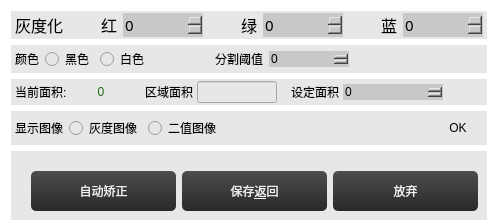
          <widget class="QWidget" name="widget_10" native="true">
           <property name="styleSheet">
            <string notr="true">background-color: rgb(255, 255, 255);</string>
           </property>
           <layout class="QVBoxLayout" name="verticalLayout_7">
            <property name="bottomMargin">
             <number>4</number>
            </property>
            <item>
             <widget class="QWidget" name="widget_14" native="true">
              <property name="styleSheet">
               <string notr="true">background-color: rgb(231, 231, 231);</string>
              </property>
              <layout class="QHBoxLayout" name="horizontalLayout_4">
               <property name="spacing">
                <number>6</number>
               </property>
               <property name="leftMargin">
                <number>4</number>
               </property>
               <property name="topMargin">
                <number>2</number>
               </property>
               <property name="rightMargin">
                <number>4</number>
               </property>
               <property name="bottomMargin">
                <number>2</number>
               </property>
               <item>
                <widget class="QLabel" name="label_3">
                 <property name="font">
                  <font>
                   <family>微软雅黑</family>
                   <pointsize>12</pointsize>
                  </font>
                 </property>
                 <property name="text">
                  <string>灰度化</string>
                 </property>
                </widget>
               </item>
               <item>
                <widget class="QLabel" name="label_4">
                 <property name="font">
                  <font>
                   <family>微软雅黑</family>
                   <pointsize>12</pointsize>
                  </font>
                 </property>
                 <property name="text">
                  <string>红</string>
                 </property>
                 <property name="alignment">
                  <set>Qt::AlignRight|Qt::AlignTrailing|Qt::AlignVCenter</set>
                 </property>
                </widget>
               </item>
               <item>
                <widget class="QSpinBox" name="spinBoxR">
                 <property name="minimumSize">
                  <size>
                   <width>80</width>
                   <height>0</height>
                  </size>
                 </property>
                 <property name="maximumSize">
                  <size>
                   <width>80</width>
                   <height>16777215</height>
                  </size>
                 </property>
                 <property name="font">
                  <font>
                   <family>微软雅黑</family>
                   <pointsize>11</pointsize>
                   <weight>50</weight>
                   <italic>false</italic>
                   <bold>false</bold>
                  </font>
                 </property>
                 <property name="styleSheet">
                  <string notr="true">
QSpinBox
{
	
	font: 11pt &quot;微软雅黑&quot;;
	border-width:1;border-style:none;
	border-color:rgb(255, 255, 255);
	background-color: rgb(200, 200, 200);
	color::rgb(255,255, 0);

}
QSpinBox::down-button
{   
	
	background-color: rgb(200, 200, 200);
	subcontrol-origin:border;
    subcontrol-position:left;
    image: url(:/左normal.png);
    width: 20px;
    height: 30px; ;
}
QSpinBox::up-button
{
board:none;
	background-color: rgb(200, 200, 200);
	subcontrol-origin:border;
    subcontrol-position:right;
    image: url(:/右normal.png);
    width: 20px;
    height: 30px;       
}

QSpinBox::up-button:pressed
{
board:none;
background-color: rgb(103, 103, 103);
	subcontrol-origin:border;
    subcontrol-position:right;
    image: url(:/右press.png);
    width: 20px;
    height: 30px;      
}
QSpinBox::down-button:pressed
{
board:none;
background-color: rgb(103, 103, 103);
	subcontrol-origin:border;
    subcontrol-position:left;
    image: url(:/左press.png);
    width: 20px;
    height: 30px; 
}
</string>
                 </property>
                 <property name="maximum">
                  <number>1000</number>
                 </property>
                </widget>
               </item>
               <item>
                <widget class="QLabel" name="label_5">
                 <property name="font">
                  <font>
                   <family>微软雅黑</family>
                   <pointsize>12</pointsize>
                  </font>
                 </property>
                 <property name="text">
                  <string>绿</string>
                 </property>
                 <property name="alignment">
                  <set>Qt::AlignRight|Qt::AlignTrailing|Qt::AlignVCenter</set>
                 </property>
                </widget>
               </item>
               <item>
                <widget class="QSpinBox" name="spinBoxG">
                 <property name="minimumSize">
                  <size>
                   <width>80</width>
                   <height>0</height>
                  </size>
                 </property>
                 <property name="maximumSize">
                  <size>
                   <width>80</width>
                   <height>16777215</height>
                  </size>
                 </property>
                 <property name="font">
                  <font>
                   <family>微软雅黑</family>
                   <pointsize>11</pointsize>
                   <weight>50</weight>
                   <italic>false</italic>
                   <bold>false</bold>
                  </font>
                 </property>
                 <property name="styleSheet">
                  <string notr="true">
QSpinBox
{
	
	font: 11pt &quot;微软雅黑&quot;;
	border-width:1;border-style:none;
	border-color:rgb(255, 255, 255);
	background-color: rgb(200, 200, 200);
	color::rgb(255,255, 0);

}
QSpinBox::down-button
{   
	
	background-color: rgb(200, 200, 200);
	subcontrol-origin:border;
    subcontrol-position:left;
    image: url(:/左normal.png);
    width: 20px;
    height: 30px; ;
}
QSpinBox::up-button
{
board:none;
	background-color: rgb(200, 200, 200);
	subcontrol-origin:border;
    subcontrol-position:right;
    image: url(:/右normal.png);
    width: 20px;
    height: 30px;       
}

QSpinBox::up-button:pressed
{
board:none;
background-color: rgb(103, 103, 103);
	subcontrol-origin:border;
    subcontrol-position:right;
    image: url(:/右press.png);
    width: 20px;
    height: 30px;      
}
QSpinBox::down-button:pressed
{
board:none;
background-color: rgb(103, 103, 103);
	subcontrol-origin:border;
    subcontrol-position:left;
    image: url(:/左press.png);
    width: 20px;
    height: 30px; 
}
</string>
                 </property>
                 <property name="maximum">
                  <number>1000</number>
                 </property>
                </widget>
               </item>
               <item>
                <widget class="QLabel" name="label_8">
                 <property name="font">
                  <font>
                   <family>微软雅黑</family>
                   <pointsize>12</pointsize>
                  </font>
                 </property>
                 <property name="text">
                  <string>蓝</string>
                 </property>
                 <property name="alignment">
                  <set>Qt::AlignRight|Qt::AlignTrailing|Qt::AlignVCenter</set>
                 </property>
                </widget>
               </item>
               <item>
                <widget class="QSpinBox" name="spinBoxB">
                 <property name="minimumSize">
                  <size>
                   <width>80</width>
                   <height>0</height>
                  </size>
                 </property>
                 <property name="maximumSize">
                  <size>
                   <width>80</width>
                   <height>16777215</height>
                  </size>
                 </property>
                 <property name="font">
                  <font>
                   <family>微软雅黑</family>
                   <pointsize>11</pointsize>
                   <weight>50</weight>
                   <italic>false</italic>
                   <bold>false</bold>
                  </font>
                 </property>
                 <property name="styleSheet">
                  <string notr="true">
QSpinBox
{
	
	font: 11pt &quot;微软雅黑&quot;;
	border-width:1;border-style:none;
	border-color:rgb(255, 255, 255);
	background-color: rgb(200, 200, 200);
	color::rgb(255,255, 0);

}
QSpinBox::down-button
{   
	
	background-color: rgb(200, 200, 200);
	subcontrol-origin:border;
    subcontrol-position:left;
    image: url(:/左normal.png);
    width: 20px;
    height: 30px; ;
}
QSpinBox::up-button
{
board:none;
	background-color: rgb(200, 200, 200);
	subcontrol-origin:border;
    subcontrol-position:right;
    image: url(:/右normal.png);
    width: 20px;
    height: 30px;       
}

QSpinBox::up-button:pressed
{
board:none;
background-color: rgb(103, 103, 103);
	subcontrol-origin:border;
    subcontrol-position:right;
    image: url(:/右press.png);
    width: 20px;
    height: 30px;      
}
QSpinBox::down-button:pressed
{
board:none;
background-color: rgb(103, 103, 103);
	subcontrol-origin:border;
    subcontrol-position:left;
    image: url(:/左press.png);
    width: 20px;
    height: 30px; 
}

</string>
                 </property>
                 <property name="maximum">
                  <number>1000</number>
                 </property>
                </widget>
               </item>
              </layout>
             </widget>
            </item>
            <item>
             <widget class="QWidget" name="widget_13" native="true">
              <property name="styleSheet">
               <string notr="true">background-color: rgb(231, 231, 231);</string>
              </property>
              <layout class="QHBoxLayout" name="horizontalLayout_5">
               <property name="spacing">
                <number>6</number>
               </property>
               <property name="leftMargin">
                <number>4</number>
               </property>
               <property name="topMargin">
                <number>2</number>
               </property>
               <property name="rightMargin">
                <number>4</number>
               </property>
               <property name="bottomMargin">
                <number>2</number>
               </property>
               <item>
                <widget class="QLabel" name="label_9">
                 <property name="styleSheet">
                  <string notr="true">font: 11pt &quot;微软雅黑&quot;;</string>
                 </property>
                 <property name="text">
                  <string>颜色</string>
                 </property>
                </widget>
               </item>
               <item>
                <widget class="QRadioButton" name="radioBtnIsBlackBlob">
                 <property name="styleSheet">
                  <string notr="true">font: 11pt &quot;微软雅黑&quot;;</string>
                 </property>
                 <property name="text">
                  <string>黑色</string>
                 </property>
                </widget>
               </item>
               <item>
                <widget class="QRadioButton" name="radioBtnIsWhiteBlob">
                 <property name="styleSheet">
                  <string notr="true">font: 11pt &quot;微软雅黑&quot;;</string>
                 </property>
                 <property name="text">
                  <string>白色</string>
                 </property>
                </widget>
               </item>
               <item>
                <spacer name="horizontalSpacer">
                 <property name="orientation">
                  <enum>Qt::Horizontal</enum>
                 </property>
                 <property name="sizeType">
                  <enum>QSizePolicy::Fixed</enum>
                 </property>
                 <property name="sizeHint" stdset="0">
                  <size>
                   <width>60</width>
                   <height>20</height>
                  </size>
                 </property>
                </spacer>
               </item>
               <item>
                <widget class="QLabel" name="label_10">
                 <property name="styleSheet">
                  <string notr="true">font: 11pt &quot;微软雅黑&quot;;</string>
                 </property>
                 <property name="text">
                  <string>分割阈值</string>
                 </property>
                </widget>
               </item>
               <item>
                <widget class="KSpinBoxKb" name="spinBoxBinThresh">
                 <property name="minimumSize">
                  <size>
                   <width>80</width>
                   <height>0</height>
                  </size>
                 </property>
                 <property name="maximumSize">
                  <size>
                   <width>80</width>
                   <height>16777215</height>
                  </size>
                 </property>
                 <property name="styleSheet">
                  <string notr="true">
QSpinBox
{
	
	font: 11pt &quot;微软雅黑&quot;;
	border-width:1;border-style:none;
	border-color:rgb(255, 255, 255);
	background-color: rgb(200, 200, 200);
	color::rgb(255,255, 0);

}
QSpinBox::down-button
{   
	
	background-color: rgb(200, 200, 200);
	subcontrol-origin:border;
    subcontrol-position:left;
    image: url(:/左normal.png);
    width: 20px;
    height: 30px; ;
}
QSpinBox::up-button
{
board:none;
	background-color: rgb(200, 200, 200);
	subcontrol-origin:border;
    subcontrol-position:right;
    image: url(:/右normal.png);
    width: 20px;
    height: 30px;       
}

QSpinBox::up-button:pressed
{
board:none;
background-color: rgb(103, 103, 103);
	subcontrol-origin:border;
    subcontrol-position:right;
    image: url(:/右press.png);
    width: 20px;
    height: 30px;      
}
QSpinBox::down-button:pressed
{
board:none;
background-color: rgb(103, 103, 103);
	subcontrol-origin:border;
    subcontrol-position:left;
    image: url(:/左press.png);
    width: 20px;
    height: 30px; 
}
</string>
                 </property>
                 <property name="maximum">
                  <number>255</number>
                 </property>
                </widget>
               </item>
               <item>
                <spacer name="horizontalSpacer_4">
                 <property name="orientation">
                  <enum>Qt::Horizontal</enum>
                 </property>
                 <property name="sizeHint" stdset="0">
                  <size>
                   <width>40</width>
                   <height>20</height>
                  </size>
                 </property>
                </spacer>
               </item>
              </layout>
             </widget>
            </item>
            <item>
             <widget class="QWidget" name="widget_12" native="true">
              <property name="styleSheet">
               <string notr="true">background-color: rgb(231, 231, 231);</string>
              </property>
              <layout class="QHBoxLayout" name="horizontalLayout_6">
               <property name="spacing">
                <number>4</number>
               </property>
               <property name="leftMargin">
                <number>4</number>
               </property>
               <property name="topMargin">
                <number>2</number>
               </property>
               <property name="rightMargin">
                <number>4</number>
               </property>
               <property name="bottomMargin">
                <number>2</number>
               </property>
               <item>
                <widget class="QLabel" name="label_11">
                 <property name="styleSheet">
                  <string notr="true">font: 11pt &quot;微软雅黑&quot;;</string>
                 </property>
                 <property name="text">
                  <string>当前面积:</string>
                 </property>
                </widget>
               </item>
               <item>
                <widget class="QLabel" name="labelCalArea">
                 <property name="minimumSize">
                  <size>
                   <width>60</width>
                   <height>0</height>
                  </size>
                 </property>
                 <property name="styleSheet">
                  <string notr="true">font: 11pt &quot;微软雅黑&quot;;
color: rgb(24, 107, 14);</string>
                 </property>
                 <property name="text">
                  <string>0</string>
                 </property>
                 <property name="alignment">
                  <set>Qt::AlignCenter</set>
                 </property>
                </widget>
               </item>
               <item>
                <spacer name="horizontalSpacer_6">
                 <property name="orientation">
                  <enum>Qt::Horizontal</enum>
                 </property>
                 <property name="sizeType">
                  <enum>QSizePolicy::Fixed</enum>
                 </property>
                 <property name="sizeHint" stdset="0">
                  <size>
                   <width>10</width>
                   <height>20</height>
                  </size>
                 </property>
                </spacer>
               </item>
               <item>
                <widget class="QLabel" name="label_12">
                 <property name="styleSheet">
                  <string notr="true">font: 11pt &quot;微软雅黑&quot;;</string>
                 </property>
                 <property name="text">
                  <string>区域面积</string>
                 </property>
                </widget>
               </item>
               <item>
                <widget class="QLineEdit" name="lineEditImageArea">
                 <property name="minimumSize">
                  <size>
                   <width>80</width>
                   <height>0</height>
                  </size>
                 </property>
                 <property name="maximumSize">
                  <size>
                   <width>80</width>
                   <height>16777215</height>
                  </size>
                 </property>
                 <property name="styleSheet">
                  <string notr="true">font: 11pt &quot;微软雅黑&quot;;</string>
                 </property>
                </widget>
               </item>
               <item>
                <spacer name="horizontalSpacer_5">
                 <property name="orientation">
                  <enum>Qt::Horizontal</enum>
                 </property>
                 <property name="sizeType">
                  <enum>QSizePolicy::Fixed</enum>
                 </property>
                 <property name="sizeHint" stdset="0">
                  <size>
                   <width>10</width>
                   <height>20</height>
                  </size>
                 </property>
                </spacer>
               </item>
               <item>
                <widget class="QLabel" name="label_13">
                 <property name="styleSheet">
                  <string notr="true">font: 11pt &quot;微软雅黑&quot;;</string>
                 </property>
                 <property name="text">
                  <string>设定面积</string>
                 </property>
                </widget>
               </item>
               <item>
                <widget class="KSpinBoxKb" name="spinBoxMinArea">
                 <property name="minimumSize">
                  <size>
                   <width>100</width>
                   <height>0</height>
                  </size>
                 </property>
                 <property name="maximumSize">
                  <size>
                   <width>100</width>
                   <height>16777215</height>
                  </size>
                 </property>
                 <property name="styleSheet">
                  <string notr="true">
QSpinBox
{
	
	font: 12pt &quot;微软雅黑&quot;;
	border-width:1;border-style:none;
	border-color:rgb(255, 255, 255);
	background-color: rgb(200, 200, 200);
	color::rgb(255,255, 0);

}
QSpinBox::down-button
{   
	
	background-color: rgb(200, 200, 200);
	subcontrol-origin:border;
    subcontrol-position:left;
    image: url(:/左normal.png);
    width: 20px;
    height: 30px; ;
}
QSpinBox::up-button
{
board:none;
	background-color: rgb(200, 200, 200);
	subcontrol-origin:border;
    subcontrol-position:right;
    image: url(:/右normal.png);
    width: 20px;
    height: 30px;       
}

QSpinBox::up-button:pressed
{
board:none;
background-color: rgb(103, 103, 103);
	subcontrol-origin:border;
    subcontrol-position:right;
    image: url(:/右press.png);
    width: 20px;
    height: 30px;      
}
QSpinBox::down-button:pressed
{
board:none;
background-color: rgb(103, 103, 103);
	subcontrol-origin:border;
    subcontrol-position:left;
    image: url(:/左press.png);
    width: 20px;
    height: 30px; 
}
</string>
                 </property>
                 <property name="maximum">
                  <number>1000000</number>
                 </property>
                </widget>
               </item>
               <item>
                <spacer name="horizontalSpacer_7">
                 <property name="orientation">
                  <enum>Qt::Horizontal</enum>
                 </property>
                 <property name="sizeHint" stdset="0">
                  <size>
                   <width>40</width>
                   <height>20</height>
                  </size>
                 </property>
                </spacer>
               </item>
              </layout>
             </widget>
            </item>
            <item>
             <widget class="QWidget" name="widget_11" native="true">
              <property name="styleSheet">
               <string notr="true">background-color: rgb(231, 231, 231);</string>
              </property>
              <layout class="QHBoxLayout" name="horizontalLayout_7">
               <property name="spacing">
                <number>6</number>
               </property>
               <property name="leftMargin">
                <number>4</number>
               </property>
               <property name="topMargin">
                <number>2</number>
               </property>
               <property name="rightMargin">
                <number>4</number>
               </property>
               <property name="bottomMargin">
                <number>2</number>
               </property>
               <item>
                <widget class="QLabel" name="label_14">
                 <property name="styleSheet">
                  <string notr="true">font: 11pt &quot;微软雅黑&quot;;</string>
                 </property>
                 <property name="text">
                  <string>显示图像</string>
                 </property>
                </widget>
               </item>
               <item>
                <widget class="QRadioButton" name="radioBtnGray">
                 <property name="styleSheet">
                  <string notr="true">font: 11pt &quot;微软雅黑&quot;;</string>
                 </property>
                 <property name="text">
                  <string>灰度图像</string>
                 </property>
                </widget>
               </item>
               <item>
                <widget class="QRadioButton" name="radioBtnBin">
                 <property name="styleSheet">
                  <string notr="true">font: 11pt &quot;微软雅黑&quot;;</string>
                 </property>
                 <property name="text">
                  <string>二值图像</string>
                 </property>
                </widget>
               </item>
               <item>
                <spacer name="horizontalSpacer_3">
                 <property name="orientation">
                  <enum>Qt::Horizontal</enum>
                 </property>
                 <property name="sizeHint" stdset="0">
                  <size>
                   <width>40</width>
                   <height>20</height>
                  </size>
                 </property>
                </spacer>
               </item>
               <item>
                <widget class="QLabel" name="labelResult">
                 <property name="minimumSize">
                  <size>
                   <width>50</width>
                   <height>30</height>
                  </size>
                 </property>
                 <property name="maximumSize">
                  <size>
                   <width>50</width>
                   <height>30</height>
                  </size>
                 </property>
                 <property name="autoFillBackground">
                  <bool>false</bool>
                 </property>
                 <property name="styleSheet">
                  <string notr="true">font: 11pt &quot;微软雅黑&quot;;</string>
                 </property>
                 <property name="text">
                  <string>OK</string>
                 </property>
                 <property name="alignment">
                  <set>Qt::AlignCenter</set>
                 </property>
                </widget>
               </item>
              </layout>
             </widget>
            </item>
            <item>
             <widget class="QWidget" name="widget_15" native="true">
              <property name="styleSheet">
               <string notr="true">background-color: rgb(231, 231, 231);</string>
              </property>
              <layout class="QHBoxLayout" name="horizontalLayout_8">
               <property name="leftMargin">
                <number>20</number>
               </property>
               <property name="topMargin">
                <number>20</number>
               </property>
               <item>
                <widget class="QPushButton" name="pushBtnAutoCalc">
                 <property name="minimumSize">
                  <size>
                   <width>0</width>
                   <height>30</height>
                  </size>
                 </property>
                 <property name="styleSheet">
                  <string notr="true">QPushButton{
	border-style: none;
	border: 0px;
	color: #F0F0F0;
	padding: 5px;	
	min-height: 30px;
	border-radius:5px;
	font: 11pt &quot;微软雅黑&quot;;
	background: qlineargradient(spread:pad, x1:0, y1:0, x2:0, y2:1, stop:0 #4D4D4D, stop:1 #292929); 
}

QPushButton[focusPolicy=&quot;0&quot;] {
	border-style: none;
	border: 0px;
	color: #F0F0F0;
	padding: 0px;	
	min-height: 30px;
	border-radius:3px;
	background: qlineargradient(spread:pad, x1:0, y1:0, x2:0, y2:1, stop:0 #4D4D4D, stop:1 #292929); 
}

QPushButton:hover{ 
	background: qlineargradient(spread:pad, x1:0, y1:0, x2:0, y2:1, stop:0 #636363, stop:1 #575757);
}

QPushButton:pressed{ 
	background: qlineargradient(spread:pad, x1:0, y1:0, x2:0, y2:1, stop:0 #4D4D4D, stop:1 #292929);
}</string>
                 </property>
                 <property name="text">
                  <string>自动矫正</string>
                 </property>
                </widget>
               </item>
               <item>
                <widget class="QPushButton" name="pushBtnSaveReturn">
                 <property name="minimumSize">
                  <size>
                   <width>0</width>
                   <height>30</height>
                  </size>
                 </property>
                 <property name="styleSheet">
                  <string notr="true">QPushButton{
	border-style: none;
	border: 0px;
	color: #F0F0F0;
	padding: 5px;	
	min-height: 30px;
	border-radius:5px;
	font: 11pt &quot;微软雅黑&quot;;
	background: qlineargradient(spread:pad, x1:0, y1:0, x2:0, y2:1, stop:0 #4D4D4D, stop:1 #292929); 
}

QPushButton[focusPolicy=&quot;0&quot;] {
	border-style: none;
	border: 0px;
	color: #F0F0F0;
	padding: 0px;	
	min-height: 30px;
	border-radius:3px;
	background: qlineargradient(spread:pad, x1:0, y1:0, x2:0, y2:1, stop:0 #4D4D4D, stop:1 #292929); 
}

QPushButton:hover{ 
	background: qlineargradient(spread:pad, x1:0, y1:0, x2:0, y2:1, stop:0 #636363, stop:1 #575757);
}

QPushButton:pressed{ 
	background: qlineargradient(spread:pad, x1:0, y1:0, x2:0, y2:1, stop:0 #4D4D4D, stop:1 #292929);
}</string>
                 </property>
                 <property name="text">
                  <string>保存&amp;返回</string>
                 </property>
                </widget>
               </item>
               <item>
                <widget class="QPushButton" name="pushBtnCancel">
                 <property name="minimumSize">
                  <size>
                   <width>0</width>
                   <height>30</height>
                  </size>
                 </property>
                 <property name="styleSheet">
                  <string notr="true">QPushButton{
	border-style: none;
	border: 0px;
	color: #F0F0F0;
	padding: 5px;	
	min-height: 30px;
	border-radius:5px;
	font: 11pt &quot;微软雅黑&quot;;
	background: qlineargradient(spread:pad, x1:0, y1:0, x2:0, y2:1, stop:0 #4D4D4D, stop:1 #292929); 
}

QPushButton[focusPolicy=&quot;0&quot;] {
	border-style: none;
	border: 0px;
	color: #F0F0F0;
	padding: 0px;	
	min-height: 30px;
	border-radius:3px;
	background: qlineargradient(spread:pad, x1:0, y1:0, x2:0, y2:1, stop:0 #4D4D4D, stop:1 #292929); 
}

QPushButton:hover{ 
	background: qlineargradient(spread:pad, x1:0, y1:0, x2:0, y2:1, stop:0 #636363, stop:1 #575757);
}

QPushButton:pressed{ 
	background: qlineargradient(spread:pad, x1:0, y1:0, x2:0, y2:1, stop:0 #4D4D4D, stop:1 #292929);
}</string>
                 </property>
                 <property name="text">
                  <string>放弃</string>
                 </property>
                </widget>
               </item>
              </layout>
             </widget>
            </item>
           </layout>
          </widget>
